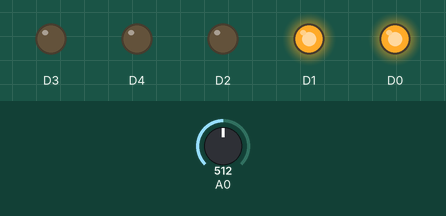
Simulated run of this sketch. Board: ESP8266 (NodeMCU). Shown: output pins drawn as LEDs (lit = HIGH). Inputs (shaded band) come from the test bench; at power-on: A0 = 512. WiFi joins after 1.5 s; servers stay silent unless stated; what the sketch prints to the serial monitor is not drawn.

Above: at 2.7 s.
2.8 s: A0 set to 454
5.1 s: A0 set to 431
At 5.7 s:
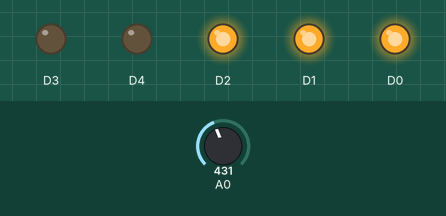
6.8 s: A0 set to 245
8.7 s: A0 set to 227
At 9.7 s:
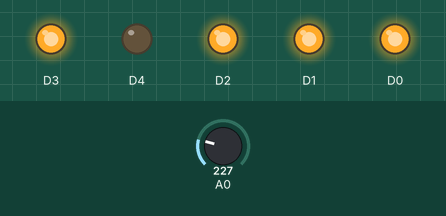
10.4 s: A0 set to 110
12.3 s: A0 set to 90
At 13.7 s:
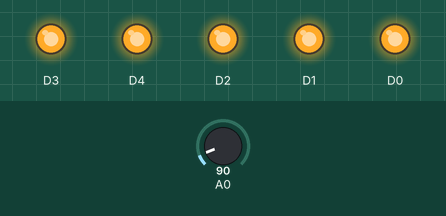
Timing chart, 0 to 15.0 s (numbered marks = the images above; inputs shaded):
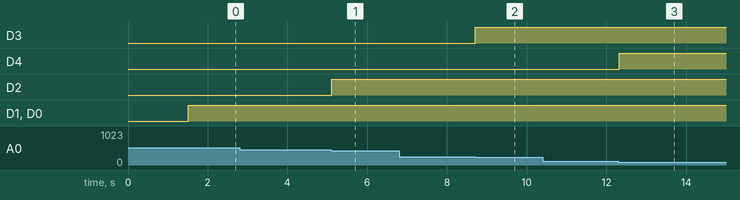

The sketch:

CPE162P_SALAZAR_EXPERIMENT1.ino
```cpp
#include <ESP8266WiFi.h>

 // ThingSpeak API key
String apiKey = "FK4ZE9TFZ4FVM1CF";     //  Enter your Write API key from ThingSpeak

 // Wi-Fi credentials
const char *ssid =  "HOKAZONO_FIBER_2";     // replace with your wifi ssid and wpa2 key
const char *pass =  "KeanReikaClyde2?";
const char* server = "api.thingspeak.com";

WiFiClient client;

int lightLevel = 0;
int isOn = 0;

void setup()
{
  Serial.begin(115200);
  delay(10);

  Serial.println("Connecting to ");
  Serial.println(ssid);

  // Connect to Wi-Fi
  WiFi.begin(ssid, pass);

  while (WiFi.status() != WL_CONNECTED)
  {
      delay(500);
      Serial.print(".");
  }
  Serial.println("");
  Serial.println("WiFi connected");
  // Set pin modes
  pinMode (D0, OUTPUT);
  pinMode (D1, OUTPUT);
  pinMode (D2, OUTPUT);
  pinMode (D3, OUTPUT);
  pinMode (D4, OUTPUT);
  pinMode (A0, INPUT);
}

void loop()
{
  // Read light level from analog pin
  lightLevel = analogRead(A0);

  // Determine LED state based on light level
  if(lightLevel <= 100) {
    digitalWrite(D0, HIGH);
    digitalWrite(D1, HIGH);
    digitalWrite(D2, HIGH);
    digitalWrite(D3, HIGH);
    digitalWrite(D4, HIGH);
    isOn = 5;
  }
  else if (lightLevel > 100 && lightLevel <= 236 ) {
    digitalWrite(D0, HIGH);
    digitalWrite(D1, HIGH);
    digitalWrite(D2, HIGH);
    digitalWrite(D3, HIGH);
    digitalWrite(D4, LOW);
    isOn = 4;
  }
  else if (lightLevel > 236 && lightLevel <= 441 ) {
    digitalWrite(D0, HIGH);
    digitalWrite(D1, HIGH);
    digitalWrite(D2, HIGH);
    digitalWrite(D3, LOW);
    digitalWrite(D4, LOW);
    isOn = 3;
  }
  else if (lightLevel > 441 && lightLevel <= 646 ) {
    digitalWrite(D0, HIGH);
    digitalWrite(D1, HIGH);
    digitalWrite(D2, LOW);
    digitalWrite(D3, LOW);
    digitalWrite(D4, LOW);
    isOn = 2;
  }
  else if (lightLevel > 646 && lightLevel <= 852 ) {
    digitalWrite(D0, HIGH);
    digitalWrite(D1, LOW);
    digitalWrite(D2, LOW);
    digitalWrite(D3, LOW);
    digitalWrite(D4, LOW);
    isOn = 1;
  }
  else { // Default case, turn off all LEDs
    digitalWrite(D0, LOW);
    digitalWrite(D1, LOW);
    digitalWrite(D2, LOW);
    digitalWrite(D3, LOW);
    digitalWrite(D4, LOW);
    isOn = 0;
  }

  // Connect to ThingSpeak and send data
  if (client.connect(server,80))   //   "184.106.153.149" or api.thingspeak.com
  {
    String postStr = apiKey;
    postStr +="&field1=";
    postStr += String(isOn);
    postStr +="&field2=";
    postStr += String(lightLevel);
    postStr += "\r\n\r\n";

    client.print("POST /update HTTP/1.1\n");
    client.print("Host: api.thingspeak.com\n");
    client.print("Connection: close\n");
    client.print("X-THINGSPEAKAPIKEY: "+apiKey+"\n");
    client.print("Content-Type: application/x-www-form-urlencoded\n");
    client.print("Content-Length: ");
    client.print(postStr.length());
    client.print("\n\n");
    client.print(postStr);

    // Print debug information
    Serial.print("Number of LED: ");
    Serial.print(isOn);
    Serial.print(" Light level: ");
    Serial.print(lightLevel);
    Serial.println("%. Send to Thingspeak.");
  }
    // Disconnect from ThingSpeak
    client.stop();

    Serial.println("Waiting...");

  // thingspeak needs minimum 15 sec delay between updates
  delay(1000);
}
```

Measured:
- the behaviour switches between 442 and 441 on A0 (found by bisection; images 0 and 1)
- the behaviour switches between 237 and 236 on A0 (found by bisection; images 1 and 2)
- the behaviour switches between 101 and 100 on A0 (found by bisection; images 2 and 3)
- after the input at 2.8 s, every drawn part: stays the same
- after the input at 5.1 s, D2: LOW → HIGH at once
- after the input at 6.8 s, every drawn part: stays the same
- after the input at 8.7 s, D3: LOW → HIGH at once
- after the input at 10.4 s, every drawn part: stays the same
- after the input at 12.3 s, D4: LOW → HIGH at once
